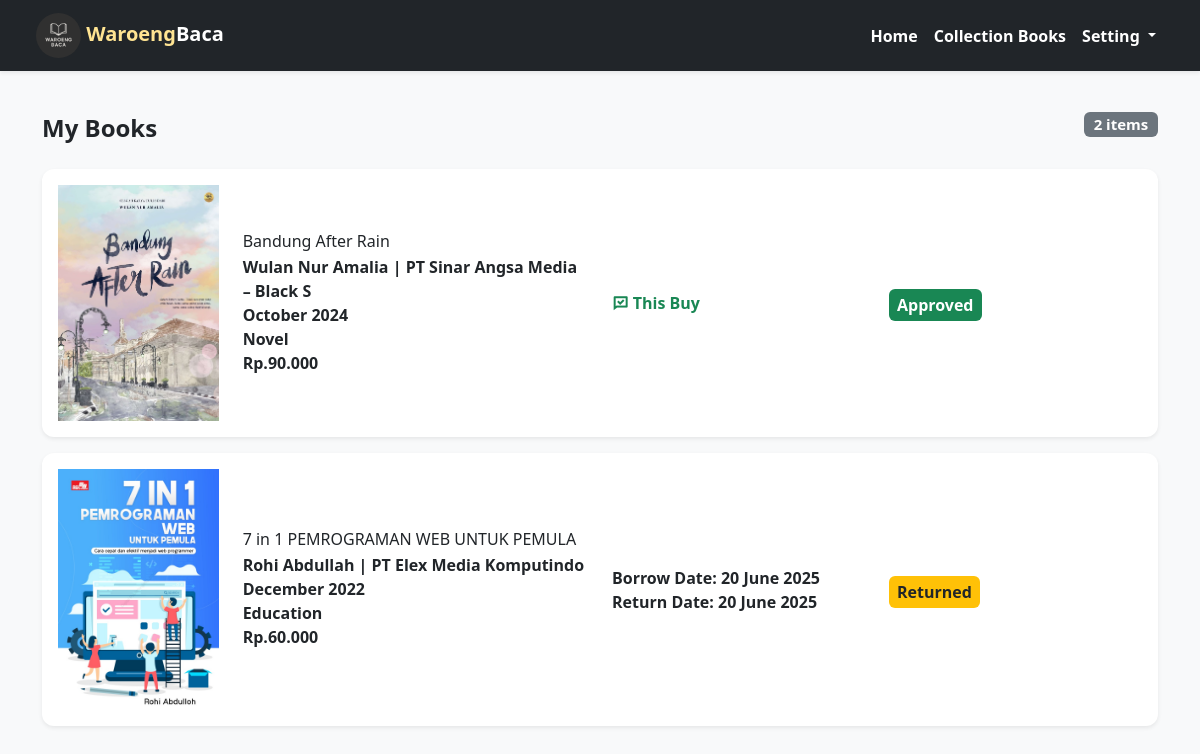
/Pages/My_books/index.php (signed in), run on the app's committed database.
### tables this page shows
CREATE TABLE `borrowings` (
  `borrowing_id` int NOT NULL,
  `users_id` int NOT NULL,
  `book_id` int NOT NULL,
  `borrow_date` date DEFAULT NULL,
  `return_date` date DEFAULT NULL,
  `type` enum('Borrow','Buy') DEFAULT NULL,
  `status` enum('pending','approved','returned','rejected') NOT NULL,
  `receipt` varchar(100) DEFAULT NULL
);

CREATE TABLE `books` (
  `book_id` int NOT NULL,
  `title` varchar(100) NOT NULL,
  `author` varchar(100) NOT NULL,
  `publisher` varchar(50) NOT NULL,
  `year_book` varchar(100) NOT NULL,
  `isbn` varchar(30) NOT NULL,
  `category` varchar(50) NOT NULL,
  `cover_img` varchar(100) NOT NULL,
  `stock` int NOT NULL,
  `price` decimal(10,3) NOT NULL,
  `desc_book` varchar(900) NOT NULL
);

### Pages/My_books/function/function_myBooks.php (the view, shortened to what this page needs)
<?php
include '../../connection/databases.php';
function get_user_data($users_id)
{
    global $conn;
    $select_borrow = mysqli_query($conn, "
        SELECT b.*, br.borrowing_id, br.borrow_date, br.return_date, br.type, br.status
        FROM borrowings br
        INNER JOIN books b ON br.book_id = b.book_id
        WHERE br.users_id = '$users_id'
    ");
    while ($row = mysqli_fetch_assoc($select_borrow)) {
?>
        <div class="product-card p-3 shadow-sm">
            <div class="row align-items-center">
                <div class="col-md-2">
                    <img src="../../admin/Table_Books/cover_books/<?= htmlspecialchars($row["cover_img"]) ?>"
                        alt="<?= $row["title"] ?>"
                        class="img-fluid">
                </div>
                <div class="col-md-4">
                    <h6 class="mb-1"><?= htmlspecialchars($row["title"]) ?></h6>
                    <p class="fw-semibold mb-0"><?= htmlspecialchars($row["author"]) ?> | <?= htmlspecialchars($row["publisher"]) ?></p>
                    <p class="fw-semibold mb-0"><?= date('F Y', strtotime($row["year_book"])) ?></p>
                    <p class="fw-semibold mb-0"><?= htmlspecialchars($row["category"]) ?></p>
                    <p class="fw-semibold mb-0">Rp.<?= htmlspecialchars($row["price"]) ?></p>
                </div>
                <?php if ($row["type"] == 'Buy') : ?>
                    <div class="col-md-3">
                        <p class="fw-semibold mb-0 text-success"><i class="ri-chat-check-line"></i> This Buy</p>
                    </div>
                <?php else: ?>
                    <div class="col-md-3">
                        <?php if ($row["borrow_date"] == NULL && $row["return_date"] == NULL) : ?>
                            <p class="fw-semibold mb-0 text-danger"><i class="ri-error-warning-line"></i> Error</p>
                        <?php else : ?>
                            <p class="fw-semibold mb-0">
                                Borrow Date: <?= date('d F Y', strtotime($row["borrow_date"])) ?>
                            </p>
                            <p class="fw-semibold mb-0">
                                Return Date: <?= date('d F Y', strtotime($row["return_date"])) ?>
                            </p>
                        <?php endif; ?>
                    </div>
                <?php endif; ?>
                <div class="col-md-1 mt-1 d-flex flex-column align-items-start gap-2">
                    <span class="bg-<?= $row["status"] == 'pending' ? 'info text-white' : ($row["status"] == 'approved' ? 'success text-white' : ($row["status"] == 'rejected' ? 'danger text-white' : 'warning')) ?> text-capitalize fw-semibold px-2 py-1 rounded rounded-sm">
                        <?= htmlspecialchars($row["status"]) ?>
                    </span>
                </div>
            </div>
        </div>
    <?php
    }
    ?>
<?php
}
?>

### Pages/My_books/index.php (style rules this page uses)
.product-card { background: white; border-radius: 12px; transition: transform 0.2s; }

### data on the page
borrowings: book.cover_img (picture), book.title "Bandung After Rain", book.author "Wulan Nur Amalia", book.publisher "PT Sinar Angsa Media – Black S", book.year_book "October 2024", book.category "Novel", book.price "90.000", type "Buy" (drawn), status "Approved"
borrowings: book.cover_img (picture), book.title "7 in 1 PEMROGRAMAN WEB UNTUK PEMULA", book.author "Rohi Abdullah", book.publisher "PT Elex Media Komputindo", book.year_book "December 2022", book.category "Education", book.price "60.000", borrow_date "20 June 2025", return_date "20 June 2025", status "Returned"

### other printed values
$count_borrow "2"
